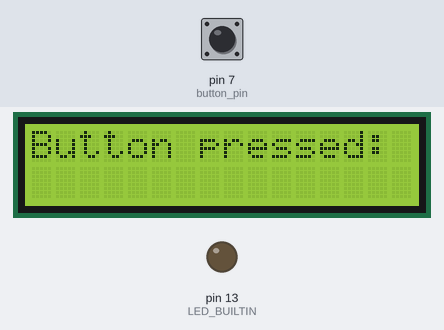
Bench run of a sketch on a simulated Arduino Uno, built with avr-gcc and run on an emulated ATmega328P. Parts: 16×2 character LCD, output pins drawn as LEDs (lit = HIGH). The test bench sets the inputs (shaded band); at power-on: pin 7 (button_pin) HIGH.

Above: at 1.2 s.
1.3 s: pin 7 (button_pin) pulled LOW for 0.15 s
At 2.3 s:
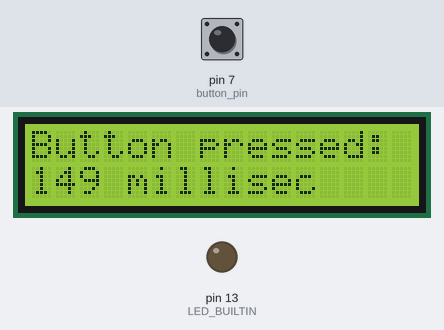
2.9 s: pin 7 (button_pin) pulled LOW for 1 s
At 3.6 s:
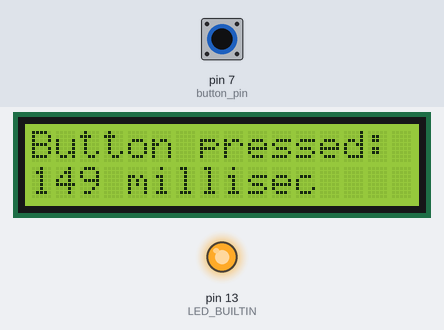
5.4 s: pin 7 (button_pin) pulled LOW for 0.15 s
At 6.6 s:
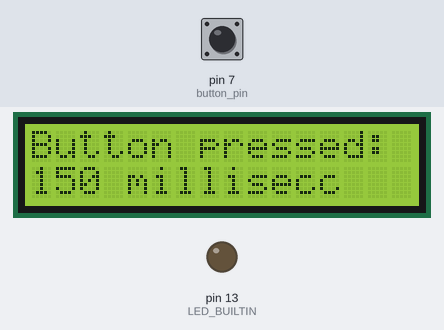
7.0 s: pin 7 (button_pin) pulled LOW for 3.2 s
At 7.9 s:
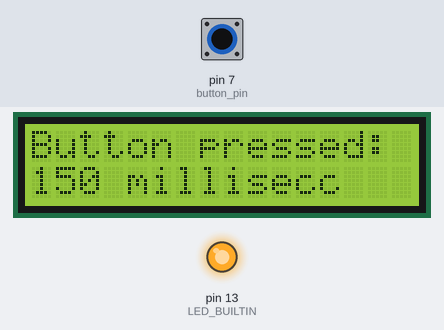
Timing chart, 0 to 11.7 s (numbered marks = the images above; inputs shaded):
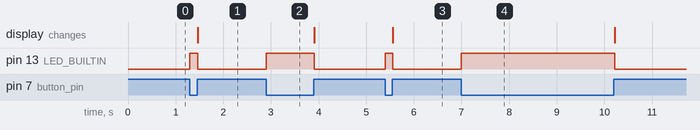

Measured:
- after the input at 1.3 s, pin 13 (LED_BUILTIN): LOW → HIGH at once, → LOW 0.16 s later; the display: changes after 0.16 s (image 1)
- after the input at 2.9 s, pin 13 (LED_BUILTIN): LOW → HIGH at once, → LOW 1.0 s later
- after the input at 5.4 s, pin 13 (LED_BUILTIN): LOW → HIGH at once, → LOW 0.16 s later; the display: changes after 0.16 s (image 3)
- after the input at 7.0 s, pin 13 (LED_BUILTIN): LOW → HIGH at once, → LOW 3.2 s later

The sketch:

UNO_LCD_I2C_button_timing.ino
```cpp
/* UNO_LCD_I2C_button_timing.ino

 Measure the time a button is pressed in milliseconds,
 show duration using a LCD 16x2 (I2C) Liquid Crystal display.
 Connnect a pushbutton (can be module) between GND and pin 7,
 keep this pin high using its internal pullup resistor

 Different durations can be used to trigger different actions.

 The display has 4 pins on the left section
 (top to bottom)
 1 ground
 2 +5V
 3 signal SDA to arduino pin SDA or A4
 4 signal SCL to arduino pin SCL or A5

VegasEat  16sep2026
*/

#include <Wire.h>
#include <LiquidCrystal_I2C.h>

LiquidCrystal_I2C lcd(0x27, 16, 2);  // 0x27 or maybe 0x3F

// use board's builtin LED = LED_BUILTIN
int led_pin = 13;
int button_pin = 7;
unsigned long duration;
// gets value from millis() when the switch is pressed
unsigned long startTime;

void setup() {
  // a pushbutton is connected to pin 7, this pin is set HIGH
  // using its internal pullup resistor, button-press will make it LOW
  pinMode(button_pin, INPUT_PULLUP);
  pinMode(LED_BUILTIN, OUTPUT);

  lcd.init();
  // must turn on backlight
  lcd.backlight();
  // show some text
  // column = 0, row = 0 by default
  lcd.print("Button pressed:");
}

void loop() {
  // check if button is pressed
  if (digitalRead(button_pin) == LOW) {
    startTime = millis();
    // turn on the LED
    digitalWrite(LED_BUILTIN, HIGH);
    // wait while the button is still pressed
    while (digitalRead(button_pin) == LOW)
      ;
    duration = millis() - startTime;

    // set the cursor to (column=0, row=1):
    lcd.setCursor(0, 1);
    lcd.print(duration);
    lcd.print(" millisec");
  }
  // turn off the LED
  digitalWrite(LED_BUILTIN, LOW);
}
```
